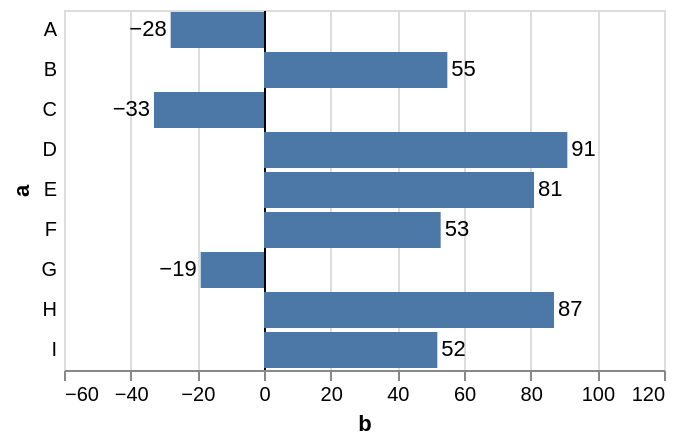

Write a Vega-Lite specification for this figure.
### Vega-Lite specification from a JSON file in a GitHub repository (floating-point values rounded to 4 significant figures)
{"$schema": "https://vega.github.io/schema/vega-lite/v6.json", "description": "A bar chart with negative values. We can hide the axis domain line, and instead use a conditional grid color to draw a zero baseline.", "data": {"values": [{"a": "A", "b": -28}, {"a": "B", "b": 55}, {"a": "C", "b": -33}, {"a": "D", "b": 91}, {"a": "E", "b": 81}, {"a": "F", "b": 53}, {"a": "G", "b": -19}, {"a": "H", "b": 87}, {"a": "I", "b": 52}]}, "encoding": {"y": {"field": "a", "type": "nominal", "axis": {"domain": false, "ticks": false, "labelAngle": 0, "labelPadding": 4}}, "x": {"field": "b", "type": "quantitative", "scale": {"padding": 20}, "axis": {"gridColor": {"condition": {"test": "datum.value === 0", "value": "black"}, "value": "#ddd"}}}}, "layer": [{"mark": "bar"}, {"mark": {"type": "text", "align": {"expr": "datum.b < 0 ? 'right' : 'left'"}, "dx": {"expr": "datum.b < 0 ? -2 : 2"}}, "encoding": {"text": {"field": "b", "type": "quantitative"}}}]}
